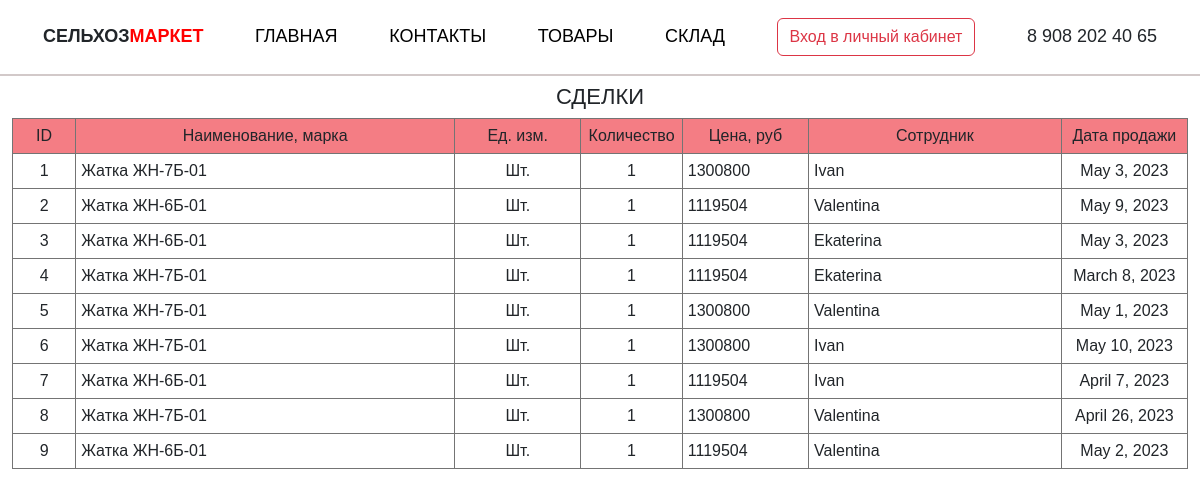
/deal, run on the app's committed database.
### example_app/models.py (models this page shows, shortened)
class Deal(models.Model):
    product = models.ForeignKey(Product, on_delete=models.CASCADE, verbose_name='Товар')
    employee = models.ForeignKey(User, on_delete=models.CASCADE, verbose_name='Сотрудник')
    date = models.DateField(verbose_name='Дата сделки')
    quantity = models.IntegerField(verbose_name='Количество проданного товара, шт')
    delivery_price = models.IntegerField(max_length=20,verbose_name='Цена ед. товара, руб')

class Product(models.Model):
    name = models.CharField(max_length=20, verbose_name='Нименование товара',)
    description = models.CharField(max_length=1000, verbose_name='Описание товара')
    type = models.CharField(max_length=50, verbose_name='Тип устройства')
    аggregation = models.CharField(max_length=500, verbose_name='Агрегатирование')
    def __str__(self):  # чтобы при выборе группы виделось только имя
        return self.name

### example_app/views.py (the view)
# urls.py: path('deal', deal),
def deal(request):
    deal = Deal.objects.all()
    data = {'header': 'Сделки',
            'deal': deal,
            }
    return render(request, 'example_app/deal.html', context=data)

### example_app/templates/example_app/deal.html
{% extends 'example_app/base.html' %}
{% load static %}
{% block table %}
{% if deal.count > 0 %}
<table align="center">
    <tr style="background-color: #f47d84; text-align: center;">
        <td style="width:5%">ID</td>
        <td style="width:30%">Наименование, марка</td>
        <td style="width:10%">Ед. изм.</td>
        <td style="width:5%">Количество</td>
        <td style="width:10%">Цена, руб</td>
        <td style="width:20%">Сотрудник</td>
        <td style="width:10%">Дата продажи</td>
    </tr>
    {% for d in deal %}
    <tr>
        <td style="text-align: center;">{{d.id}}</td>
        <td>{{d.product}}</td>
        <td style="text-align: center;">Шт.</td>
        <td style="text-align: center;">{{d.quantity}}</td>
        <td>{{d.delivery_price}}</td>
        <td>{{d.employee}}</td>
        <td style="text-align: center;">{{d.date}}</td>
    </tr>
    {% endfor %}
</table>
{% else %}
<h2>Нет записи в таблице "Сделки"</h2>
{% endif %}
{% endblock table %}

### example_app/static/css/style.css (style rules this page uses)
body { position: relative; font-family: Helvetica, Arial, sans-serif; }
table { margin-left: auto; margin-right: auto; width: 100%; border: solid #747474; border-width: 1px; }
td { border: 1px solid #747474; padding: 5px; }

### data on the page
Deal: id "1", product "Жатка ЖН-7Б-01", quantity "1", delivery_price "1300800", employee "Ivan", date "May 3, 2023"
Deal: id "2", product "Жатка ЖН-6Б-01", quantity "1", delivery_price "1119504", employee "Valentina", date "May 9, 2023"
Deal: id "3", product "Жатка ЖН-6Б-01", quantity "1", delivery_price "1119504", employee "Ekaterina", date "May 3, 2023"
Deal: id "4", product "Жатка ЖН-7Б-01", quantity "1", delivery_price "1119504", employee "Ekaterina", date "March 8, 2023"
Deal: id "5", product "Жатка ЖН-7Б-01", quantity "1", delivery_price "1300800", employee "Valentina", date "May 1, 2023"
Deal: id "6", product "Жатка ЖН-7Б-01", quantity "1", delivery_price "1300800", employee "Ivan", date "May 10, 2023"
Deal: id "7", product "Жатка ЖН-6Б-01", quantity "1", delivery_price "1119504", employee "Ivan", date "April 7, 2023"
Deal: id "8", product "Жатка ЖН-7Б-01", quantity "1", delivery_price "1300800", employee "Valentina", date "April 26, 2023"
Deal: id "9", product "Жатка ЖН-6Б-01", quantity "1", delivery_price "1119504", employee "Valentina", date "May 2, 2023"

### other printed values
{{ header }} "СДЕЛКИ"
